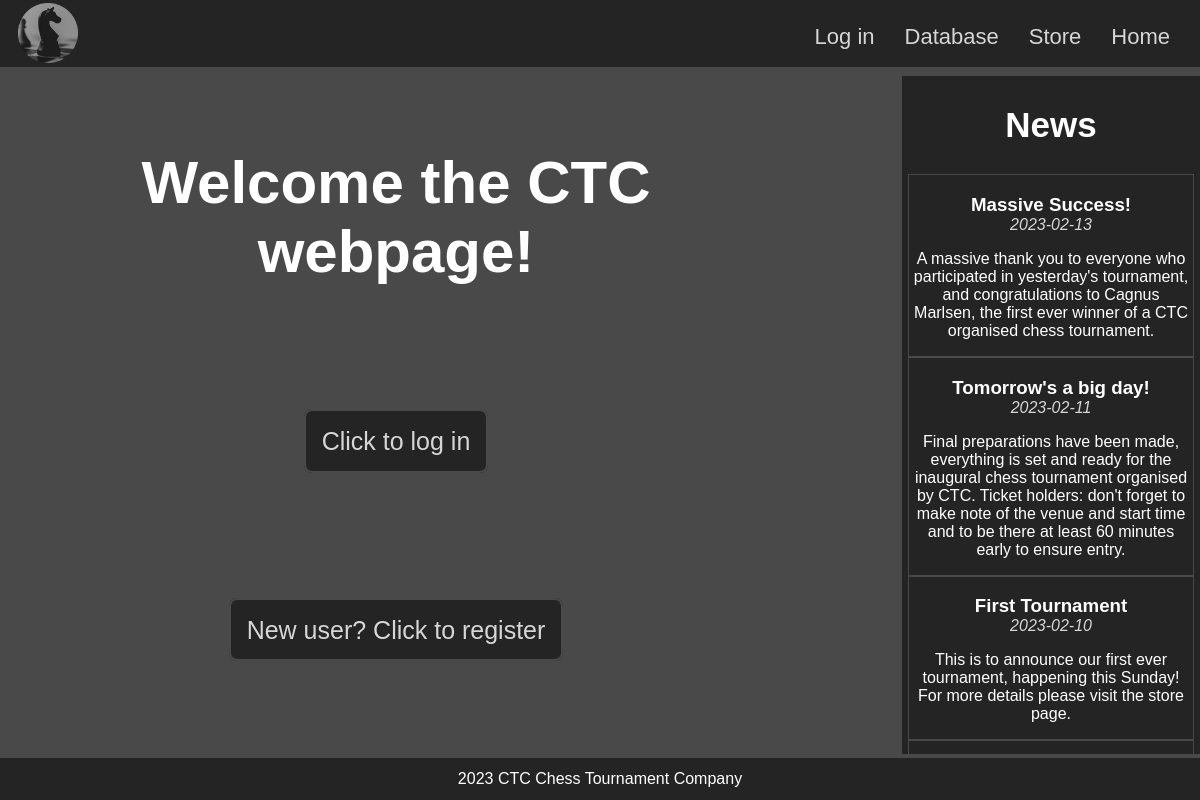
Before: / with the older database file.
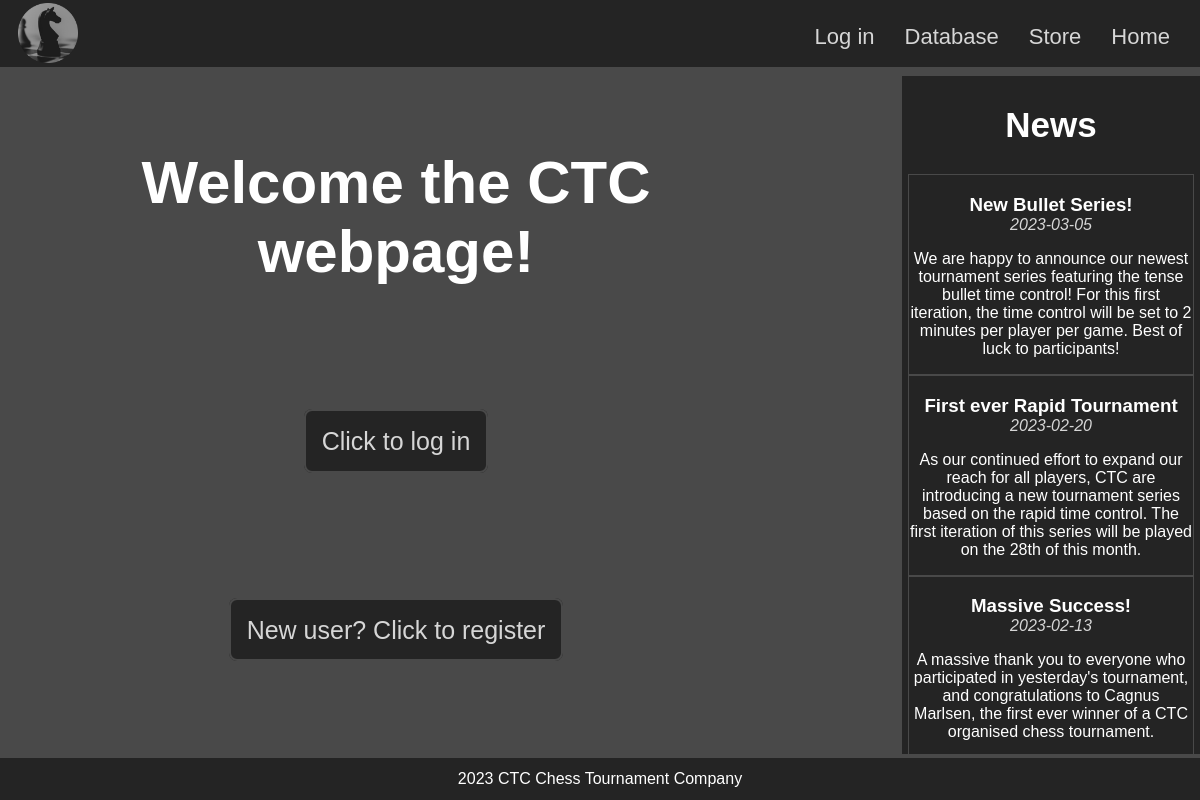
After: the same page with the newer database file.
### tables this page shows
CREATE TABLE news
(
    blog_id INTEGER PRIMARY KEY AUTOINCREMENT,
    title TEXT NOT NULL,
    date TEXT NOT NULL,
    content TEXT NOT NULL
);

### app.py (the view)
@app.route("/")
def index():
    db = get_db()
    news = db.execute("""SELECT * FROM news ORDER BY blog_id DESC;""").fetchall()
    return render_template("index.html", news=news)

### app.py (called while the page is built)
@app.before_request
def logged_in_user():
    g.user = session.get("username", None)

### database.py (called while the page is built)
def get_db():
    if "db" not in g:
        g.db = sqlite3.connect(DATABASE,
            detect_types=sqlite3.PARSE_DECLTYPES
        )
        g.db.row_factory = sqlite3.Row
    return g.db

### templates/index.html
{% extends "base.html" %}
{% block main_content %}
<section id="index">
    <h1 id="welcome">Welcome the CTC webpage!</h1>
    <section id="login">
        <a href="{{ url_for('login') }}">Click to log in</a>
    </section>
    <section id="register">
        <a href="{{ url_for('register') }}">New user? Click to register</a>
    </section>
    <section id="news">
        <h2>News</h2>
        <ul>
            {% for blog in news %}
            <li class="bloglist">
                <h3>{{ blog["title"] }}</h3>
                <p>{{ blog["date"] }}</p>
                <p>{{ blog["content"] }}</p>
            </li>
            {% endfor %}
        </ul>
    </section>
</section>
{% endblock %}

### templates/base.html (shortened to what this page needs)
<!DOCTYPE html>
<html lang="en">
<head>
    <link rel="stylesheet" href="{{ url_for('static', filename='styles.css') }}" />
</head>
<body>
    <header>
        <nav>
            <ul class="nav">
                <li class="leftnav"><img id="logo" src="{{ url_for('static', filename='logo.png') }}" alt="Chess Tournament Company Logo"/></li>
            </ul>
            <ul class="nav">
                <li class="rightnav"><a href="{{ url_for('index') }}">Home</a></li>
                <li class="rightnav"><a href="{{ url_for('store') }}">Store</a></li>
                <li class="rightnav"><a href="{{ url_for('database') }}">Database</a></li>
                <li class="rightnav"><a href="{{ url_for('login') }}">Log in</a></li>
            </ul>
        </nav>
    </header>
    <main>
        {% block main_content %}{% endblock %}
    </main>
    <footer>
        2023 CTC Chess Tournament Company
    </footer>
</body>
</html>

### static/styles.css (style rules this page uses)
:root { --main-background-color: #242424; --secondary-color: #353535; --tertiary-color: #494949; --section-background: #242424e5; }
html { scroll-behavior: smooth; background-color: var(--main-background-color); background-image: url('background.jpg'); background-size: cover; background-attachment: fixed; height: 100%; }
body { background-color: var(--tertiary-color); background-image: url('background.jpg'); background-size: cover; background-attachment: fixed; margin: 0%; padding: 0%; display: grid; height: 100%; grid-template-columns: 1fr; grid-template-rows: auto; grid-template-areas: "header" "main" "footer"; font-family: Calibri, 'Trebuchet MS', sans-serif; }
a:link { text-decoration: none; color: #d6d6d6; }
header { height: min-content; }
nav { grid-area: header; display: grid; grid-template-columns: 1fr 1fr; grid-template-areas: "left right"; position: relative; background-color: var(--main-background-color); overflow: hidden; border-bottom: 2px solid var(--tertiary-color); }
.leftnav { grid-area: left; float: left; list-style: none; color: white; }
.rightnav { grid-area: right; float: right; list-style: none; color: white; padding-right: 5%; padding-top: 4%; }
main { color: #ffffff; overflow-y: scroll; }
#index { grid-area: main; display: grid; grid-template-columns: 3fr 1fr; grid-template-rows: auto; grid-template-areas: "welcome news" "login news" "register news"; color: #ffffff; }
footer { grid-area: footer; text-align: center; color: #ffffff; background-color: var(--main-background-color); position: fixed; left: 0; bottom: 0; width: 100%; padding: 1% 0% 1% 0%; }
ul.nav { margin-top: 0%; margin-bottom: 0%; }
#logo { width: 10%; margin-left: 3%; margin-top: .5%; }
#index { height: 88.7vh; }
#index a { background-color: var(--main-background-color); padding: 2%; border: 2px solid var(--tertiary-color); border-radius: 8px; font-size: 25px; }
#welcome { grid-area: welcome; text-align: center; margin-right: 12%; margin-top: 8%; font-size: 60px; margin-bottom: 0%; }
#register { grid-area: register; text-align: center; margin-right: 12%; height: fit-content; }
#login { grid-area: login; text-align: center; margin-right: 12%; margin-bottom: 2%; }
#news { grid-area: news; text-align: center; background-color: var(--main-background-color); border-left: 2px solid var(--tertiary-color); border-bottom: 2px solid var(--tertiary-color); overflow-y: scroll; overflow-x: hidden; height: auto !important; height: 88vh; margin-bottom: 10%; }
ul { list-style: none; padding-left: 0%; }
.bloglist { border: 1px solid var(--tertiary-color); margin-right: 2%; margin-left: 2%; padding-left: 0.25%; padding-right: 0.25%; }
li > :first-child { margin-bottom: 0%; }
li > :nth-child(2) { margin-top: 0%; color: #d6d6d6; font-style: italic; }
li > a { font-size: 22px; }
h2 { font-size: 35px; }

Changed rows visible on the page:
no longer on this page (row unchanged): news: title "Tomorrow's a big day!", date "2023-02-11", content "Final preparations have been made, everything is set and ready for the inaugural chess tournament organised by CTC. Ticket holders: don't forget to make note of the venue and start time and to be there at least 60 minutes early to ensure entry."
no longer on this page (row unchanged): news: title "First Tournament", date "2023-02-10", content "This is to announce our first ever tournament, happening this Sunday! For more details please visit the store page."
added news: title "New Bullet Series!", date "2023-03-05", content "We are happy to announce our newest tournament series featuring the tense bullet time control! For this first iteration, the time control will be set to 2 minutes per player per game. Best of luck to participants!"
added news: title "First ever Rapid Tournament", date "2023-02-20", content "As our continued effort to expand our reach for all players, CTC are introducing a new tournament series based on the rapid time control. The first iteration of this series will be played on the 28th of this month."
